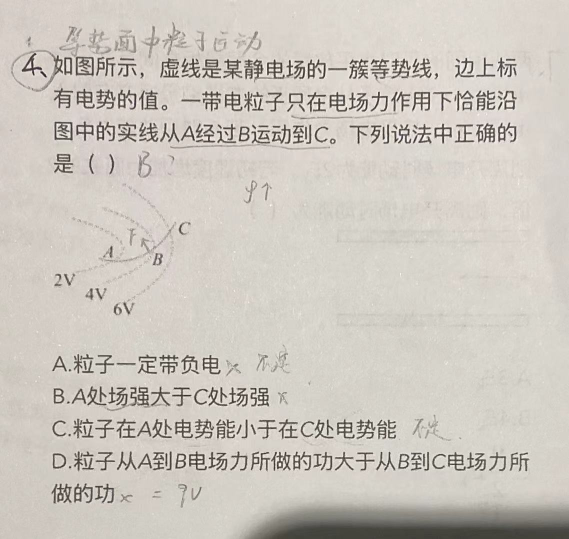
#> input picture subjects-learning-2/backend/tests/fixtures/question-electrostatic-pencil.png, 1138 x 1078 px (shown at 1/2 size)
$ python -i document_structure.py   (imports and definitions only)
#> lines starting #> are read from the running program, lines starting #| are printed output that depends on the picture; after the words box and inside, x2 and y2 are one past the last pixel; in counts of white or black regions, pixels touching at a corner belong together
#> further down, picture is the input picture: PIL image 1138x1078 RGB; mean R, G, B 204.6, 199.1, 191.1
"""Local ruled-grid geometry; sparse plotted grids remain figures, not prose."""
import math
import re
from io import BytesIO

from PIL import Image


def clustered(values, tolerance=4):
    groups=[]
    for value in sorted(values):
        if groups and value-groups[-1][-1]<=tolerance: groups[-1].append(value)
        else: groups.append([value])
    return [round(sum(group)/len(group)) for group in groups]


def detect_grids(image):
    import cv2
    import numpy as np
    gray=cv2.cvtColor(np.asarray(image.convert("RGB")),cv2.COLOR_RGB2GRAY)
    binary=cv2.adaptiveThreshold(gray,255,cv2.ADAPTIVE_THRESH_GAUSSIAN_C,cv2.THRESH_BINARY_INV,31,11)
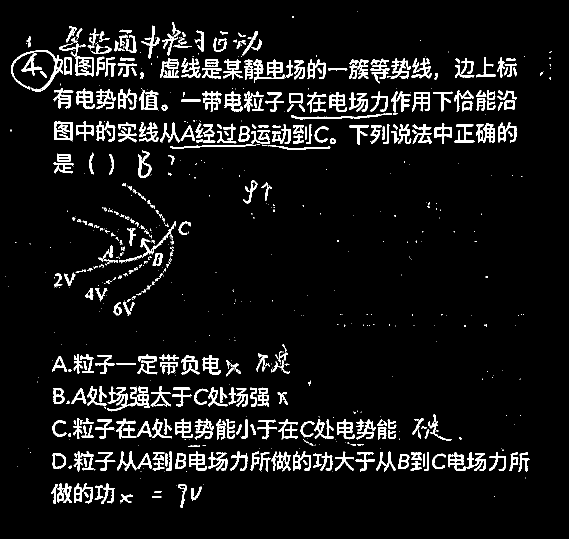
#> binary: shape (1078, 1138) (shown at 1/2 size); 7% white; 817 white regions (415 under 20 px), largest, box (x1, y1, x2, y2) and area: (896, 904, 972, 942) 1164, (507, 118, 569, 166) 1063, (62, 100, 126, 184) 835
    horizontal=cv2.morphologyEx(binary,cv2.MORPH_OPEN,cv2.getStructuringElement(cv2.MORPH_RECT,(max(25,image.width//25),1)))
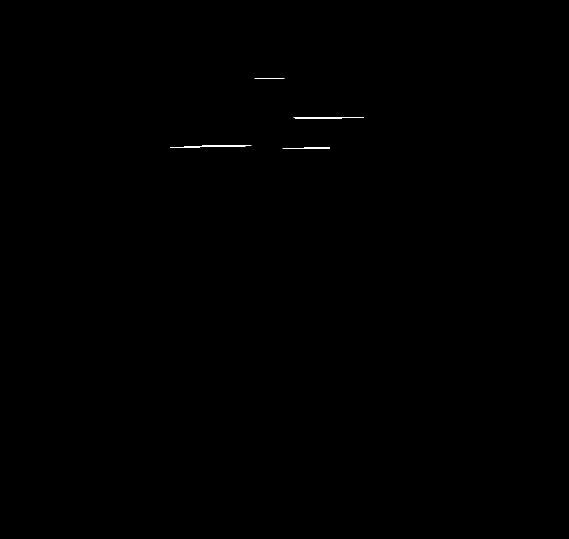
#> horizontal: shape (1078, 1138) (shown at 1/2 size); 0.07% white in thin lines or dots, all inside (x1, y1, x2, y2) = (340, 156, 728, 298)
    vertical=cv2.morphologyEx(binary,cv2.MORPH_OPEN,cv2.getStructuringElement(cv2.MORPH_RECT,(1,max(20,image.height//45))))
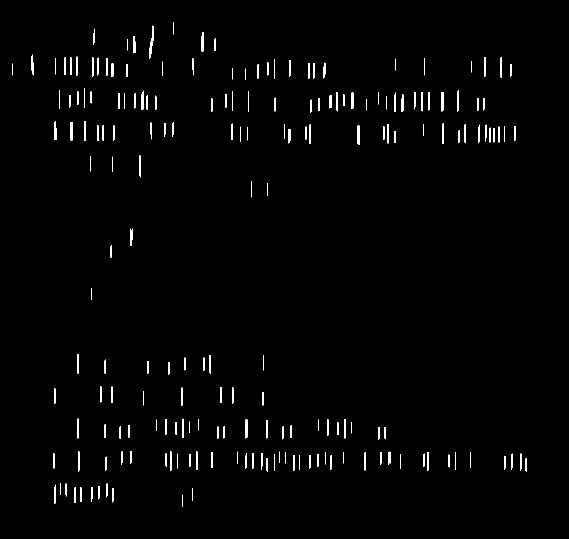
#> vertical: shape (1078, 1138) (shown at 1/2 size); 1.3% white; 201 white regions, largest, box (x1, y1, x2, y2) and area: (168, 242, 172, 282) 157, (883, 184, 887, 223) 153, (715, 251, 719, 290) 152
    segments=cv2.HoughLinesP(binary,1,np.pi/180,threshold=35,minLineLength=max(35,image.width//18),maxLineGap=12)
#> segments = 384 rows, first 6: [601, 190, 689, 192], [168, 270, 312, 270], [702, 144, 817, 146], [398, 265, 465, 265], [411, 206, 521, 208], [544, 266, 633, 266]
    h_segments,v_segments=[],[]
    line_mask=np.zeros_like(binary)
    for segment in segments[:,0] if segments is not None else []:
        x0,y0,x1,y1=map(int,segment);dx,dy=abs(x1-x0),abs(y1-y0)
        if dx>max(45,image.width*.08) and dy<=dx*.08:
            h_segments.append((x0,y0,x1,y1));cv2.line(line_mask,(x0,y0),(x1,y1),255,2)
        elif dy>max(35,image.height*.025) and dx<=dy*.08:
            v_segments.append((x0,y0,x1,y1));cv2.line(line_mask,(x0,y0),(x1,y1),255,2)
#> this loop made 384 passes
#> (x0, y0, x1, y1, dx, dy) on passes 1 to 3: (601, 190, 689, 192, 88, 2), (168, 270, 312, 270, 144, 0), (702, 144, 817, 146, 115, 2)
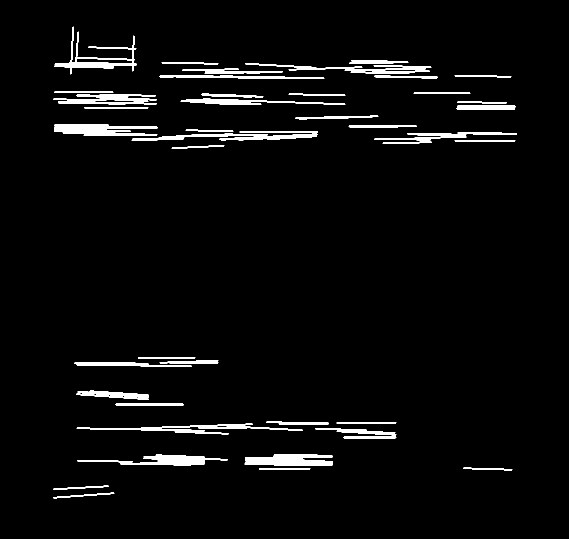
#> line_mask: shape (1078, 1138) (shown at 1/2 size); 3.5% white; 51 white regions, largest, box (x1, y1, x2, y2) and area: (489, 908, 666, 931) 3035, (108, 253, 316, 272) 2765, (108, 53, 274, 149) 2649
#> after the loop, h_segments = 143 items, first 6: (168, 270, 312, 270), (702, 144, 817, 146), (411, 206, 521, 208), (699, 251, 831, 251), (750, 277, 860, 279), (915, 204, 1012, 205); v_segments = [(141, 147, 146, 54), (265, 141, 267, 72), (151, 134, 156, 64)]
    connected=cv2.dilate(cv2.bitwise_or(cv2.bitwise_or(horizontal,vertical),line_mask),np.ones((3,3),np.uint8))
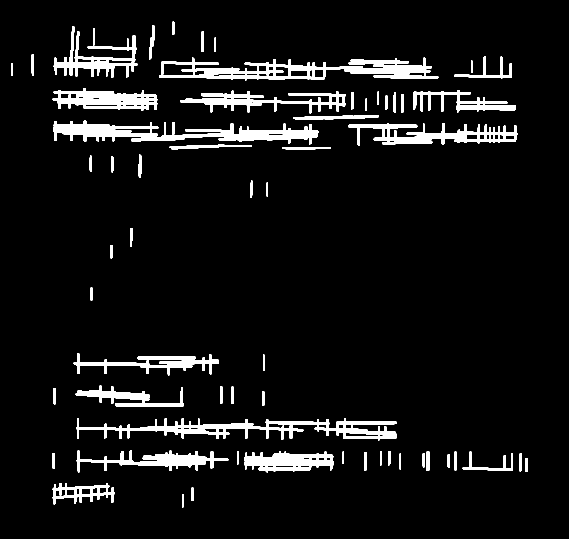
#> connected: shape (1078, 1138) (shown at 1/2 size); 6.9% white; 60 white regions
    contours,_=cv2.findContours(connected,cv2.RETR_EXTERNAL,cv2.CHAIN_APPROX_SIMPLE)
#> contours = 60 contours; largest, box (x1, y1, x2, y2) and area: (318, 115, 877, 161) 12556, (107, 241, 637, 289) 9907, (152, 836, 794, 881) 9360, (696, 246, 1035, 291) 6311, (105, 176, 315, 221) 6028
    result=[]
    for contour in contours:
        x,y,w,h=cv2.boundingRect(contour)
        if w<image.width*.12 or h<image.height*.06 or w*h>image.width*image.height*.7: continue
        xs=clustered(np.where((vertical[y:y+h,x:x+w]>0).sum(axis=0)>h*.5)[0].tolist())
        ys=clustered(np.where((horizontal[y:y+h,x:x+w]>0).sum(axis=1)>w*.5)[0].tolist())
        xs=clustered(xs+[(x0+x1)//2-x for x0,y0,x1,y1 in v_segments if x<=min(x0,x1)<=max(x0,x1)<=x+w and abs(y1-y0)>h*.45 and y<=min(y0,y1)<=max(y0,y1)<=y+h],6)
        ys=clustered(ys+[(y0+y1)//2-y for x0,y0,x1,y1 in h_segments if y<=min(y0,y1)<=max(y0,y1)<=y+h and abs(x1-x0)>w*.45 and x<=min(x0,x1)<=max(x0,x1)<=x+w],6)
        if not 3<=len(xs)<=18 or not 3<=len(ys)<=25: continue
        xs=[x+value for value in xs];ys=[y+value for value in ys]
        # A nearby fraction bar can connect to the grid contour. Remove a
        # detached end rule only when it lies well beyond the grid spacing.
        if len(ys)>=6:
            import statistics
            spacing=statistics.median(b-a for a,b in zip(ys,ys[1:]))
            if ys[1]-ys[0]>spacing*1.65:ys=ys[1:]
            if ys[-1]-ys[-2]>spacing*1.65:ys=ys[:-1]
        # Printed glyphs and reaction arrows can form tiny apparent grids.
        if ys[-1]-ys[0]<image.height*.06 or xs[-1]-xs[0]<image.width*.12:
            continue
        if min(b-a for a,b in zip(xs,xs[1:]))<8 or min(b-a for a,b in zip(ys,ys[1:]))<8:
            continue
        result.append({"x":xs,"y":ys,"box":[xs[0]/image.width,ys[0]/image.height,xs[-1]/image.width,ys[-1]/image.height]})
#> this loop made 60 passes
#> (x, y, w, h) on passes 3, 4, 5, 7, 8, 9, 10, 11, 13, 14, 16, 17: (105, 966, 125, 43), (1050, 916, 5, 28), (895, 908, 5, 28), (1039, 906, 5, 37), (845, 906, 5, 29), (105, 906, 5, 32), (728, 904, 5, 38), (925, 903, 101, 39), (853, 903, 6, 39), (760, 903, 4, 28), (776, 902, 6, 29), (488, 902, 179, 43)
#> (contour, x, y, w, h) on passes 1, 2, 6, 12, 15, 18: ([[364, 988], [364, 1014], [366, 1014], [366, 988]], 364, 988, 3, 27), ([[383, 975], [383, 1001], [386, 1001], [386, 975]], 383, 975, 4, 27), ([[799, 907], [799, 938], [801, 938], [801, 907]], 799, 907, 3, 32), ([[909, 903], [909, 940], [912, 940], [912, 903]], 909, 903, 4, 38), ([[685, 903], [685, 927], [687, 927], [687, 903]], 685, 903, 3, 25), ([[474, 902], [474, 928], [476, 928], [476, 902]], 474, 902, 3, 27)
    return result


# [61 lines left out: functions grid_content, render_plain_array, not called in this run]

>>> from PIL import Image
>>> picture = Image.open('../../../tests/fixtures/question-electrostatic-pencil.png')
>>> result = detect_grids(picture)
